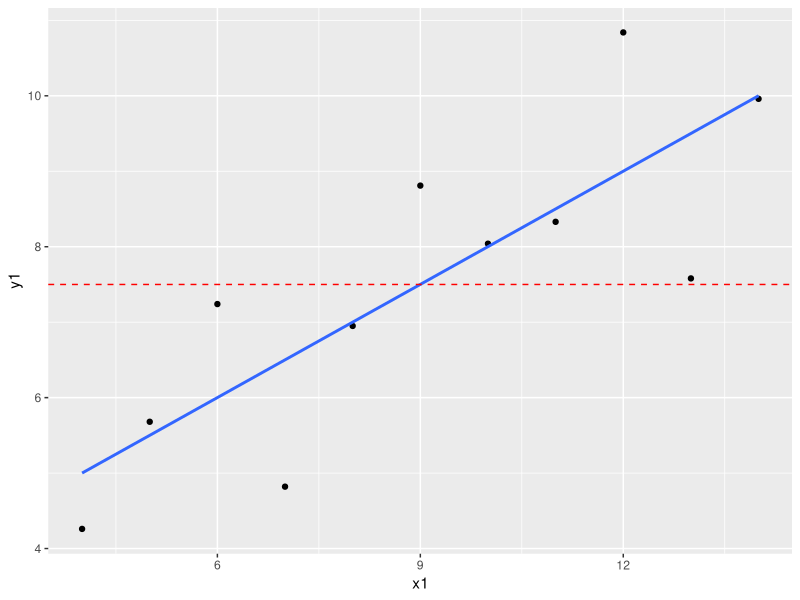

Here is the R script that generated this plot:
## ---- chunk 1
knitr::opts_chunk$set(echo = TRUE)
library(ggplot2)
library(tidyverse)
library(broom)
data("anscombe")
## ---- chunk 2
m1<-lm(y1 ~ x1 , data = anscombe)
summary(m1)
## ---- chunk 3
y1_mean<-round(mean(anscombe$y1), digits=1)

#visualize the regression model
library(tidyverse)
ggplot(data = anscombe, aes(x = x1, y = y1))  +
    geom_point() +           # Plot the scatterplot 
    geom_smooth(method=lm,   # Add linear regression line
                se=FALSE) +  # Don't add shaded confidence region
    geom_hline(yintercept=y1_mean, linetype="dashed", color="red")
## ---- chunk 4
summary(m1)
## ---- chunk 5
confint(m1)
## ---- chunk 6
anova(m1)
